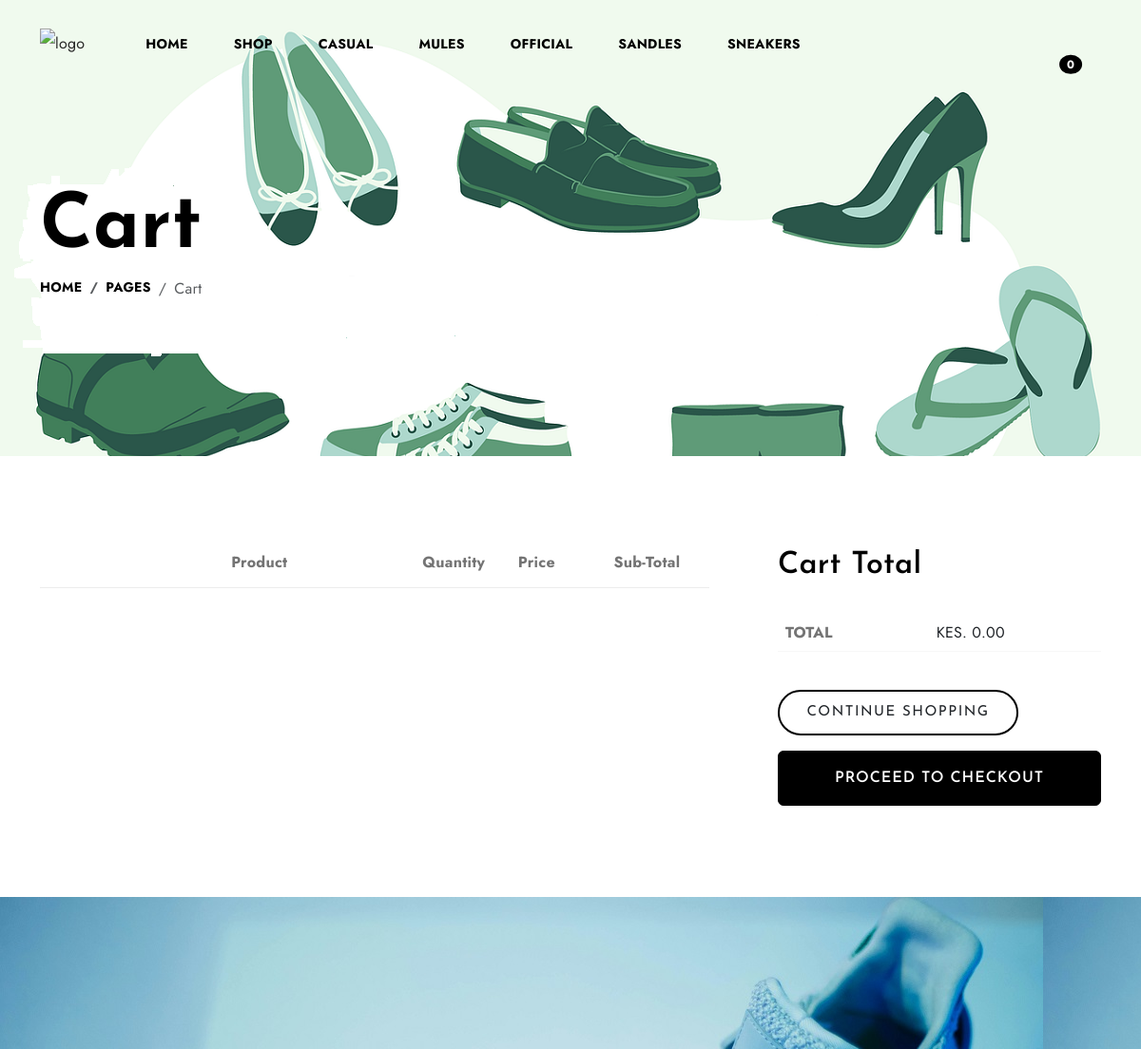
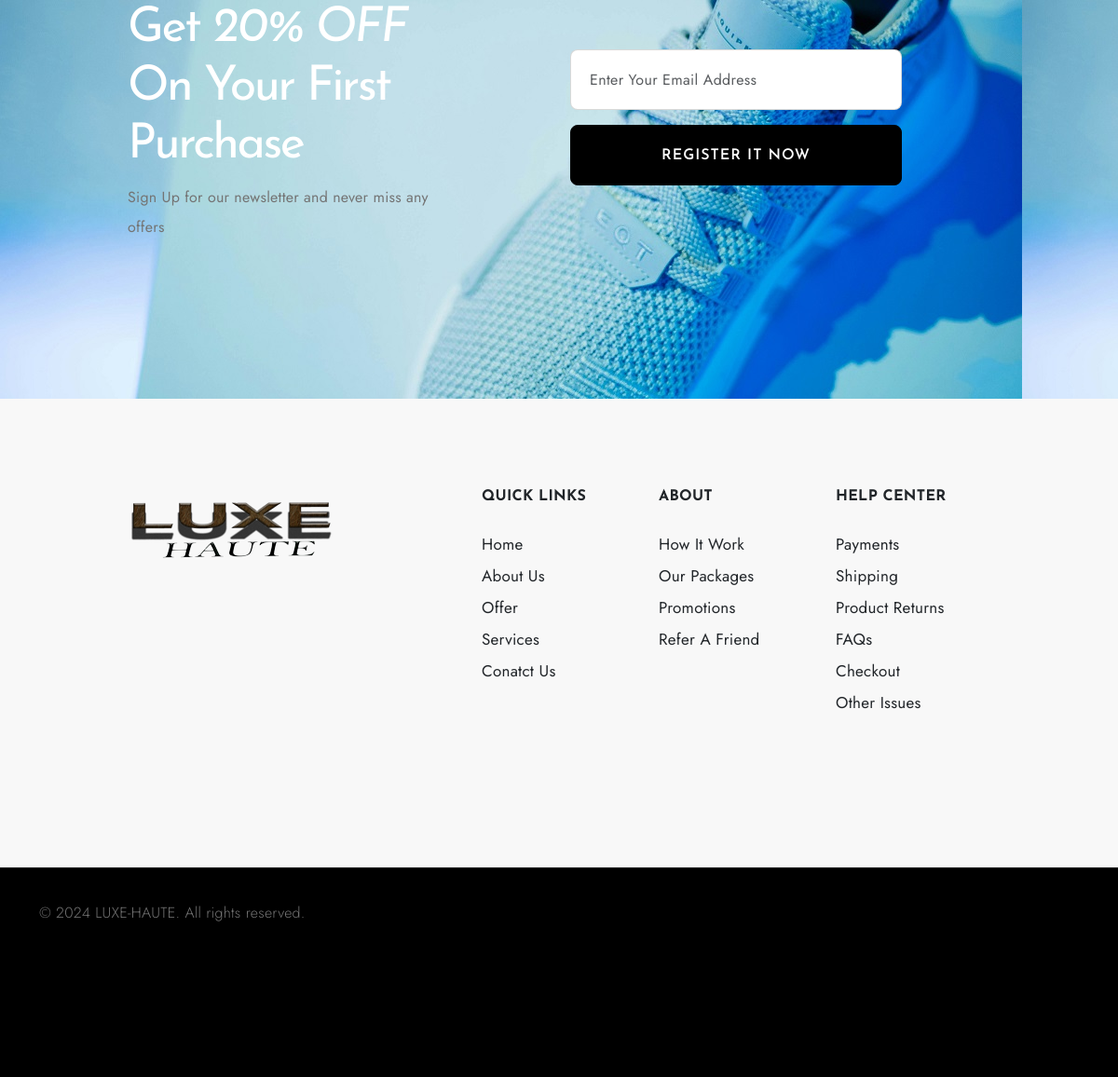
Page /cart/ on the committed database (2 pictures, top to bottom).
### store/models.py (models this page shows, shortened)
class Category(models.Model):
    name = models.CharField(max_length=255)
    image = models.ImageField(null=True, blank=True)
    class Meta:
        ordering = ('name',)
        verbose_name_plural = 'Categories'

### store/views.py (the view)
# urls.py: path('cart/', views.cart, name="cart"),
def cart(request):
    data = cartData(request)
    cartItems = data['cartItems']
    order = data['order']
    items = data['items']
    category_id = request.GET.get('category', 0)
    categories = Category.objects.all()
    products = Product.objects.filter()
    if category_id:
        products = products.filter(category_id=category_id)
    context = {'items': items, 'order': order, 'cartItems': cartItems, 'products': products, 'categories': categories,
               'category_id': int(category_id)}
    return render(request, 'store/cart.html', context)

### store/context_processors.py (called while the page is built)
def navbar_categories(request):
    categories = Category.objects.all()
    return {'navbar_categories': categories}

### store/utils.py (called while the page is built, shortened)
def cookieCart(request):
    try:
        cart = json.loads(request.COOKIES['cart'])
    except:
        cart = {}
        print('Cart:', cart)
    items = []
    order = {'get_cart_total': 0, 'get_cart_items': 0, 'shipping': False}
    cartItems = order['get_cart_items']
    return {'cartItems':cartItems ,'order':order, 'items':items}

def cartData(request):
    if request.user.is_authenticated:
        customer = request.user.customer
        order, created = Order.objects.get_or_create(customer=customer, complete=False)
        items = order.orderitem_set.all()
        cartItems = order.get_cart_items
    else:
        cookieData = cookieCart(request)
        cartItems = cookieData['cartItems']
        order = cookieData['order']
        items = cookieData['items']
    return {'cartItems':cartItems ,'order':order, 'items':items}

### store/templates/store/cart.html (shortened to what this page needs)
{% extends 'store/main.html' %}
{% load static %}
{% block content %}
<section id="banner" style="background-image:url({% static 'images/banner-img7.jpg' %});">
    <div class="container padding-medium-2">
      <div class="hero-content ">
        <h2 class="display-1 fw-bold mt-5 mb-0">Cart</h2>
        <nav class="breadcrumb">
          <a class="breadcrumb-item nav-link" href="#">Home</a>
          <a class="breadcrumb-item nav-link" href="#">Pages</a>
          <span class="breadcrumb-item active" aria-current="page">Cart</span>
        </nav>
      </div>
    </div>
</section>
<section id="cart" class="my-5 py-5">
  <div class="container">
    <div class="row g-md-5">
      <div class="col-md-8 pe-md-5">
        <table class="table">
          <div class="box-element">
            <div class="cart-row">
              <div style="flex:2"></div>
              <div style="flex:2" ><strong>Product</strong></div>
              <div style="flex:1"><strong>Quantity</strong></div>
              <div style="flex:1"><strong>Price</strong></div>
              <div style="flex:1"><strong>Sub-Total</strong></div>
            </div>
          </div>
        </table>
      </div>
        <div class="col-md-4">
          <div class="cart-totals">
            <h2 class="pb-4">Cart Total</h2>
            <div class="total-price pb-4">
              <table cellspacing="0" class="table text-uppercase">
                <tbody>
                  <tr class="order-total pt-2 pb-2 border-bottom">
                    <th>Total</th>
                    <td data-title="Total">
                      <span class="price-amount amount text-dark ps-5">
                        <bdi>
                          <span class="price-currency-symbol">Kes. </span>{{order.get_cart_total|floatformat:2}}</bdi>
                      </span>
                    </td>
                  </tr>
                </tbody>
              </table>
            </div>
             <div class="button-wrap row g-2">
              <a href="{% url 'store:store' %}" class="col-md-9"><button class="btn btn-outline-dark p-3 w-100">Continue shopping</button>
              </a>
              <div class="col-md-12 mt-3"><a href="{% url 'store:checkout' %}" class="btn btn-dark p-3 w-100">Proceed to checkout</a>
              </div>
            </div>
          </div>
        </div>
      </div>
    </div>
  </section>
{% endblock %}

### store/templates/store/main.html (shortened to what this page needs)
{% load static %}
<head>
<link rel="stylesheet" href="https://cdn.jsdelivr.net/npm/swiper@9/swiper-bundle.min.css" />
<link rel="stylesheet" type="text/css" href="{% static 'icomoon/icomoon.css' %}">
<link href="https://cdn.jsdelivr.net/npm/bootstrap@5.3.0-alpha3/dist/css/bootstrap.min.css" rel="stylesheet"
>
<link rel="stylesheet" type="text/css" href="{% static 'css/vendor.css' %}">
<link rel="stylesheet" type="text/css" href="{% static 'css/style.css' %}">
</head>
<body>
  <nav class="main-menu d-flex navbar fixed-top navbar-expand-lg py-4 ">
    <div class="container">
      <div class="main-logo">
        <a href="{% url 'store:store' %}">
          <img src=#" alt="logo" class="img-fluid">
        </a>
      </div>
      <div class="offcanvas offcanvas-end" tabindex="-1" id="offcanvasNavbar" aria-labelledby="offcanvasNavbarLabel">
        <div class="offcanvas-body justify-content-between">
          <ul class="navbar-nav menu-list list-unstyled d-flex gap-md-3 ps-lg-5 mb-0">
            <li class="nav-item">
              <a href="{% url 'store:store' %}" class="nav-link mx-2 active">Home</a>
            </li>
            <li class="nav-item">
              <a href="{% url 'product:products' %}" class="nav-link mx-2 active">Shop</a>
            </li>
          {% for category in  navbar_categories %}
            <li class="nav-item {% if category.id == category_id %}{% endif %}">
              <a class="nav-link mx-2" href="{% url 'product:products' %}?query={{ query }}&category={{ category.id }}">{{ category.name }}</a>
            </li>
            {% endfor %}
          </ul>
          <div class="d-none d-lg-flex align-items-end">
            <ul class="d-flex justify-content-end list-unstyled m-0">
              <li class="">
                <a href="{% url 'store:cart' %}" >
                  <span class="position-absolute translate-middle badge rounded-circle bg-primary">
                    {{cartItems}}
                  </span>
                </a>
              </li>
            </ul>
          </div>
        </div>
      </div>
    </div>
  </nav>
   {% block content %}
  {% endblock %}
  <section id="register" style="background-image:url({% static 'images/background-img.jpg' %});">
    <div class="container padding-medium">
      <div class="row banner-content align-items-center">
        <div class="col-md-4 offset-md-1">
          <h2 class="register-text text-white mt-3">Get <span> <em>20% OFF</em> </span> on your first purchase</h2>
          <p class="mb-4">Sign Up for our newsletter and never miss any offers</p>
        </div>
        <div class="col-md-4 offset-md-1">
          <form>
            <div class="mb-3">
              <input type="email" class="form-control form-control-lg rounded-3" name="email" id="email"
                placeholder="Enter Your Email Address">
            </div>
            <div class="d-grid gap-2">
              <button type="submit" class="btn btn-dark btn-lg rounded-3">Register it now</button>
            </div>
          </form>
        </div>
      </div>
    </div>
  </section>
  <footer id="footer" class="bg-light">
    <div class="container padding-medium pt-5">
      <div class="row mt-5">
        <div class="col-md-4 offset-md-1">
          <div class="footer-menu">
            <img src="{% static 'images/LOGO6.png' %}" alt="logo">
          </div>
        </div>
        <div class="col-md-2">
          <div class="footer-menu">
            <h6 class="text-uppercase fw-bold text-dark mb-4">Quick Links</h6>
            <ul class="menu-list list-unstyled">
              <li class="menu-item">
                <a href="#" class="footer-link text-dark">Home</a>
              </li>
              <li class="menu-item ">
                <a href="#" class="footer-link text-dark">About us</a>
              </li>
              <li class="menu-item">
                <a href="#" class="footer-link text-dark">Offer </a>
              </li>
              <li class="menu-item">
                <a href="#" class="footer-link text-dark">Services</a>
              </li>
              <li class="menu-item">
                <a href="#" class="footer-link text-dark">Conatct Us</a>
              </li>
            </ul>
          </div>
        </div>
        <div class="col-md-2">
          <div class="footer-menu">
            <h6 class="text-uppercase fw-bold text-dark mb-4">About</h6>
            <ul class="menu-list list-unstyled">
              <li class="menu-item">
                <a href="#" class="footer-link text-dark">How It Work</a>
              </li>
              <li class="menu-item">
                <a href="#" class="footer-link text-dark">Our Packages</a>
              </li>
              <li class="menu-item">
                <a href="#" class="footer-link text-dark">promotions</a>
              </li>
              <li class="menu-item">
                <a href="#" class="footer-link text-dark">refer a friend</a>
              </li>
            </ul>
          </div>
        </div>
        <div class="col-md-2">
          <div class="footer-menu">
            <h6 class="text-uppercase fw-bold text-dark mb-4">Help Center</h6>
            <ul class="menu-list list-unstyled">
              <li class="menu-item">
                <a href="#" class="footer-link text-dark">Payments</a>
              </li>
              <li class="menu-item">
                <a href="#" class="footer-link text-dark">Shipping</a>
              </li>
              <li class="menu-item">
                <a href="#" class="footer-link text-dark">Product returns </a>
              </li>
              <li class="menu-item">
                <a href="#" class="footer-link text-dark">FAQs</a>
              </li>
              <li class="menu-item">
                <a href="#" class="footer-link text-dark">Checkout</a>
              </li>
              <li class="menu-item">
                <a href="#" class="footer-link text-dark">other Issues</a>
              </li>
            </ul>
          </div>
        </div>
      </div>
    </div>
  </footer>
  <div id="footer-bottom" class="bg-black">
    <hr class="m-0">
    <div class="container padding-medium pt-3">
      <div class="row mt-3">
        <div class="col-md-6 copyright">
          <p class="secondary-font">© 2024 LUXE-HAUTE. All rights reserved.</p>
        </div>
      </div>
    </div>
  </div>
</body>
</html>

### static/css/style.css (style rules this page uses)
body { --bs-link-color: #333; --bs-link-hover-color: #333; --bs-link-color-rgb: 40, 40, 40; --bs-link-hover-color-rgb: 0, 0, 0; --bs-light-rgb: 248, 248, 248; --bs-font-sans-serif: 'Jost', sans-serif; --bs-body-font-family: var(--bs-font-sans-serif); --bs-body-font-size: 1rem; --bs-body-font-weight: 400; --bs-body-line-height: 2; --bs-body-color: #747474; --bs-primary: #000000; --bs-primary-rgb: 0, 0, 0; --bs-primary-bg-subtle: #FFF9EB; --bs-border-color: #F7F7F7; --bs-secondary-rgb: 230, 243, 251; --bs-success-rgb: 238, 245, 228; --bs-danger-rgb: 249, 235, 231; --bs-warning-rgb: 255, 249, 235; --bs-info-rgb: 230, 243, 250; }
.btn { --bs-btn-font-family: var(--heading-font); }
.btn-dark { font-size: 1rem; font-weight: 600; letter-spacing: 0.06rem; padding: 1.2rem 3rem; transition: all 0.3s ease-in; text-transform: uppercase; --bs-btn-color: #fff; --bs-btn-bg: #000; --bs-btn-border-color: #000; --bs-btn-hover-color: #fff; --bs-btn-hover-bg: #212529; --bs-btn-hover-border-color: #212529; --bs-btn-focus-shadow-rgb: 66, 70, 73; --bs-btn-active-color: #fff; --bs-btn-active-bg: #000; --bs-btn-active-border-color: #000; --bs-btn-active-shadow: inset 0 3px 5px rgba(0, 0, 0, 0.125); --bs-btn-disabled-color: #fff; --bs-btn-disabled-bg: #000; --bs-btn-disabled-border-color: #000; }
.btn-outline-dark { line-height: 0.75rem; letter-spacing: 0.09375rem; text-transform: uppercase; transition: all 0.3s ease-in; font-size: 0.9375rem; font-weight: 400; border-radius: 2.5rem; border: 2px solid #000; transition: all 0.5s ease-in; --bs-btn-color: #212529; --bs-btn-border-color: #212529; --bs-btn-hover-color: #fff; --bs-btn-hover-bg: #212529; --bs-btn-hover-border-color: #212529; --bs-btn-focus-shadow-rgb: 33, 37, 41; --bs-btn-active-color: #fff; --bs-btn-active-bg: #212529; --bs-btn-active-border-color: #212529; --bs-btn-active-shadow: inset 0 3px 5px rgba(0, 0, 0, 0.125); --bs-btn-disabled-color: #212529; --bs-btn-disabled-bg: transparent; --bs-btn-disabled-border-color: #212529; --bs-gradient: none; }
body { letter-spacing: 0.01625rem; }
h1, h2, h3, h4, h5, h6 { font-family: var(--heading-font); color: var(--accent-color); font-weight: 600; text-transform: capitalize; }
a { text-decoration: none; }
.secondary-font { font-family: var(--secondary-font); font-weight: 300; }
.padding-medium { padding-top: 9rem; padding-bottom: 9rem; }
.padding-medium-2 { padding-top: 9rem; padding-bottom: 9rem; }
.navbar-nav .nav-link.active, .navbar-nav .nav-link.show { color: var(--bs-navbar-active-color); }
.nav-link { color: #000; font-size: 0.875rem; font-weight: 700; text-transform: uppercase; }
.register-text { color: #FFF; font-size: 3.25rem; font-style: normal; font-weight: 400; line-height: 3.9rem; letter-spacing: -0.1625rem; }
.form-control { font-size: 1rem; color: #908F8D; line-height: normal; letter-spacing: 0.02125rem; text-transform: capitalize; border-radius: 0.25rem; border: 1px solid rgba(65, 64, 62, 0.20); background: #FFF; display: flex; padding: 1.25rem 0rem 1.25rem 1.25rem; align-items: center; gap: 0.375rem; align-self: stretch; }
a.footer-link { color: #A1A1A1; font-size: 1.0625rem; text-transform: capitalize; }
.cart-row { display: flex; align-items: flex-stretch; padding-bottom: 10px; margin-bottom: 10px; border-bottom: 1px solid #ececec; }

### rows in the picture
Category: name "CASUAL"
Category: name "MULES"
Category: name "OFFICIAL"
Category: name "SANDLES"
Category: name "SNEAKERS"

### other values in the picture
{{ cartItems }} "0"
{{ order.get_cart_total|floatformat:2 }} "0.00"
